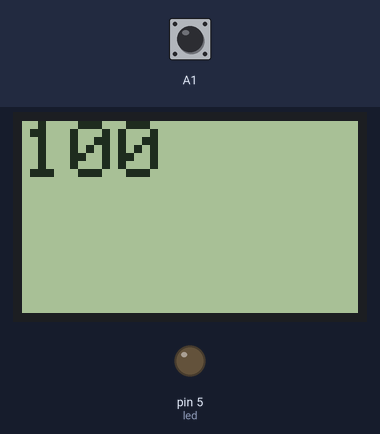
Simulated run of this sketch. Board: Arduino Uno, built with avr-gcc and run on an emulated ATmega328P. On the bench: 84×48 one-colour display, output pins drawn as LEDs (lit = HIGH). The inputs (shaded band) are chosen by the test bench; at power-on: A1 HIGH.

1.3 s: A1 pulled LOW for 0.3 s
Above: at 1.88 s.
Timing chart, 0 to 4.3 s (numbered marks = the images above; inputs shaded):
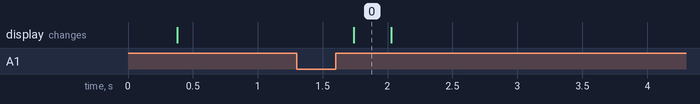

Measured:
- after the input at 1.3 s, the display: changes after 0.44 s (image 0)

The sketch:

cap.ino
```cpp
//#include <CapacitiveSensor.h>

#include <SPI.h>
#include <Adafruit_GFX.h>
#include <Adafruit_PCD8544.h>
#include <ADCTouch.h>

int ref0, ref1;       //reference values to remove offset

/*
 * CapitiveSense Library Demo Sketch
 * Paul Badger 2008
 * Uses a high value resistor e.g. 10M between send pin and receive pin
 * Resistor effects sensitivity, experiment with values, 50K - 50M. Larger resistor values yield larger sensor values.
 * Receive pin is the sensor pin - try different amounts of foil/metal on this pin
 */

//CapacitiveSensor   cs_4_2 = CapacitiveSensor(4,2);        // 10M resistor between pins 4 & 2, pin 2 is sensor pin, add a wire and or foil if desired

// Software SPI (slower updates, more flexible pin options):
// pin 7 - Serial clock out (SCLK)
// pin 6 - Serial data out (DIN)
// pin 5 - Data/Command select (D/C)
// pin 4 - LCD chip select (CS)
// pin 3 - LCD reset (RST)

  //Adafruit_PCD8544(int8_t SCLK, int8_t DIN, int8_t DC, int8_t CS, int8_t RST);
Adafruit_PCD8544 display = Adafruit_PCD8544(13,11,8,10,9);

#define led 5
void setup()
{
   pinMode(led,OUTPUT);
   Serial.begin(9600);
  display.begin();
  display.clearDisplay();   // clears the screen and buffer
  display.setContrast(20);
    ref0 = ADCTouch.read(A1, 500);    //create reference values to


}

void loop()
{
    int value0 = ADCTouch.read(A1);   //no second parameter

    value0 -= ref0;       //remove offset
    //long total1 =  cs_4_2.capacitiveSensor(30);
    /*
    if( total1 > 30)
        digitalWrite(led, true);
    else
        digitalWrite(led, false);
     */
    //Serial.println(total1);                  // print sensor output 1

    delay(250);                             // arbitrary delay to limit data to serial port
  display.clearDisplay();   // clears the screen and buffer
  display.setCursor(0,0);
  display.setTextSize(2);
  display.setTextColor(BLACK);
  display.println(value0);
  display.display();
}
```
